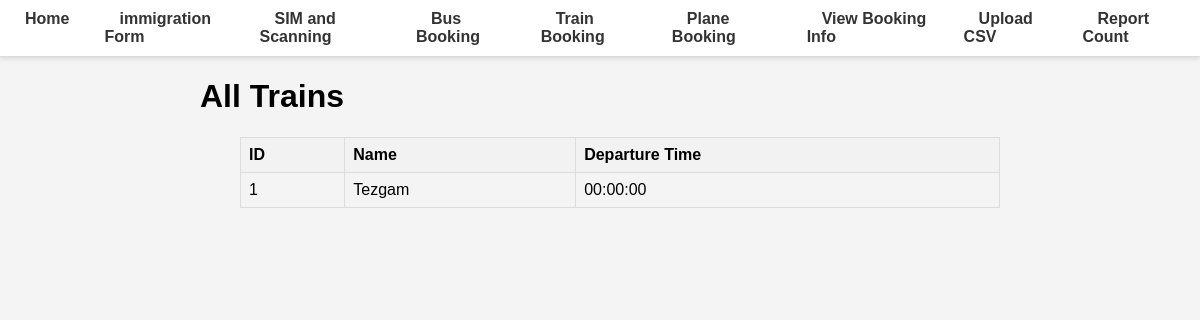
Page /view-trains/ on the earlier database version.
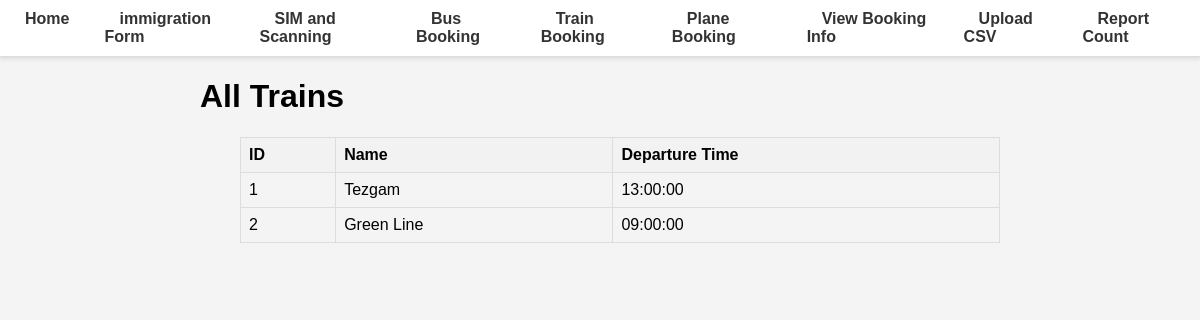
Same page on the later database version.
### database.py (models this page shows)
class Train(Base):
    __tablename__ = "train"
    id = Column(Integer, primary_key=True, index=True, autoincrement=True)
    train_name = Column(String, nullable=False)
    departure_time = Column(Time, nullable=False)

### main.py (the view)
@app.get("/view-trains/")
def view_trains(request: Request, db: Session = Depends(get_db)):
    trains = db.query(Train).all()
    return templates.TemplateResponse("view_trains.html", {"request": request, "trains": trains})

### templates/view_trains.html
{% extends "base.html" %}
{% block content %}
<h1>All Trains</h1>
<ul>
    <table>
        <tr>
            <th>ID</th>
            <th>Name</th>
            <th>Departure Time</th>
        </tr>
    {% for train in trains %}
        <tr>
            <td>{{ train.id }} </td>
            <td>{{ train.train_name }}</td>
            <td>{{ train.departure_time }}</td>
        </tr>
    {% endfor %}
</ul>
{% endblock %}

Differences in the rows shown:
changed Train "Tezgam": departure_time "00:00:00" → "13:00:00"
added Train: id "2", train_name "Green Line", departure_time "09:00:00"
